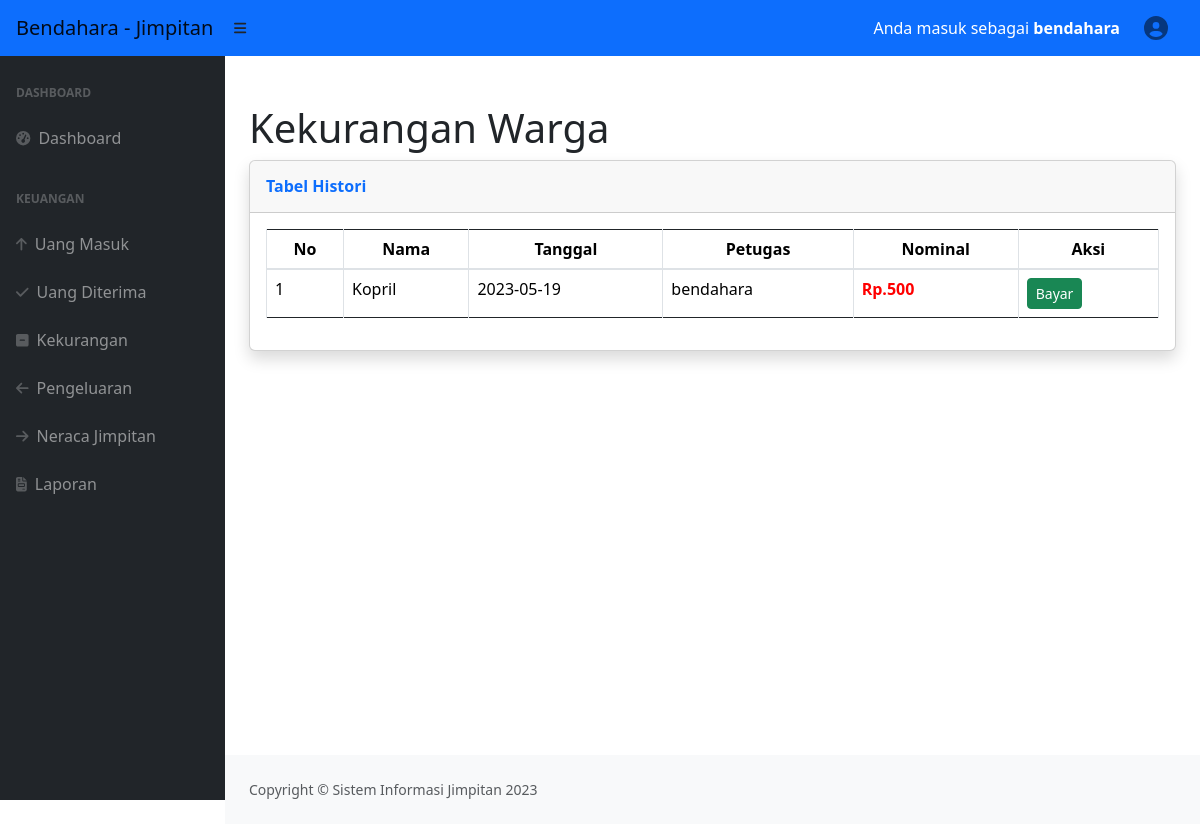
Screenshot of /kekurangan.php (signed in) with the database file from the repository.
### tables this page shows
CREATE TABLE `pemasukan` (
  `id` int(11) NOT NULL,
  `nama_warga` varchar(25) NOT NULL,
  `tanggal` date NOT NULL,
  `petugas` varchar(25) NOT NULL,
  `jumlah` varchar(11) NOT NULL,
  `status` varchar(10) NOT NULL
);

### kekurangan.php (the view, shortened to what this page needs)
<?php
include 'koneksidb.php';
?>
<!DOCTYPE html>
<html lang="en">
    <head>
        <link href="main/dataTables/datatables.min.css" rel="stylesheet"/>
        <link href="https://cdn.jsdelivr.net/npm/simple-datatables@latest/dist/style.css" rel="stylesheet" />
        <link href="css/styles.css" rel="stylesheet" />
        <link href="vendor/datatables/dataTables.bootstrap4.min.css" rel="stylesheet">
        <link href="main/dataTables/datatables.min.css" rel="stylesheet"/>
        <link rel="stylesheet" href="https://cdn.jsdelivr.net/npm/bootstrap@4.5.3/dist/css/bootstrap.min.css"
>
	<link rel="stylesheet" type="text/css" href="assets/css/bootstrap.css">
	<link rel="stylesheet" type="text/css" href="assets/DataTables/media/css/jquery.dataTables.css">
	<link rel="stylesheet" type="text/css" href="assets/DataTables/media/css/dataTables.bootstrap.css">
    </head>
<body class="sb-nav-fixed">
<?php
require ('header2.php');
require ('sidenav2.php');
?>
<div id="layoutSidenav_content">
<main>
<div class="container-fluid px-4">
                        <h1 class="mt-4">Kekurangan Warga</h1>
                        <form method="post">
<div class="card shadow mb-4">
            <div class="card-header py-3">
              <h6 class="m-0 font-weight-bold text-primary">Tabel Histori</h6>
            </div>
            <div class="card-body">
              <div class="table-responsive">
                <table class="table table-bordered" id="dataTable" width="100%" cellspacing="0">
                  <thead>
                    <tr>
                    <th style="text-align: center;">No</th>
                    <th style="text-align: center;">Nama</th>
                    <th style="text-align: center;">Tanggal</th>
                    <th style="text-align: center;">Petugas</th>
                    <th style="text-align: center;">Nominal</th>
                    <th style="text-align: center;">Aksi</th>
                    </tr>
</thead>
<?php
    $query = "SELECT * FROM `pemasukan` WHERE `jumlah`='0' ORDER BY `id` DESC";
            $result = mysqli_query($conn, $query);
            $no = 1;
            while($data = mysqli_fetch_assoc($result))
            {
              ?>
        <tr>
            <td><?php echo $no++ ?></td>
            <td><?php echo $data['nama_warga'] ?></td>
            <td><?php echo $data['tanggal'] ?></td>
            <td><?php echo $data['petugas'] ?></td>
            <td style ="color:#FF0000"><strong>Rp.500</strong></td>
            <td>
                        <a href="bayar_kekurangan.php?id= <?php echo $data['id'];?>"
                        class="btn btn-sm btn-success">Bayar</a>
                        </td>
        </tr>
        <?php
            }
        ?>
</table>
        </form>
</body>
</body>
<?php
require ('footer.php');
?>
</html>

### rows the page displays
pemasukan: nama_warga "Kopril", tanggal "2023-05-19", petugas "bendahara"

### other values shown
$_SESSION['username'] "bendahara"
